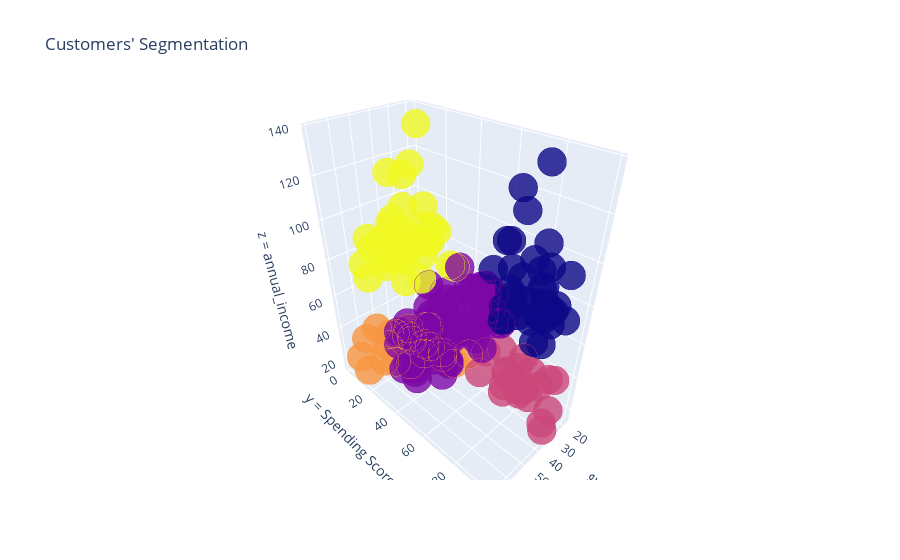

Notebook source saved alongside this figure:
### Code cell
import plotly.graph_objs as go
import plotly as py
py.offline.init_notebook_mode(connected = True)
df3['cluster_id'] =  k_means3.labels_
trace1 = go.Scatter3d(
    x = df3['age'],
    y = df3['spending_score'],
    z = df3['annual_income'],
    mode ='markers',
    marker = dict(color = df3['cluster_id'], size = 10, line = dict(color= df3['cluster_id'], width= 12), opacity = 0.8)) 
data = [trace1]
layout = go.Layout(title= 'Customers\' Segmentation', scene = dict(xaxis = dict(title  = 'x = age'), 
                                                   yaxis = dict(title  = 'y = Spending Score (1-100)'), 
                                                   zaxis = dict(title  = 'z = annual_income')))
fig = go.Figure(data=data, layout=layout)
py.offline.iplot(fig)
plt.show()

### Figure 1 — Plotly figure (JSON) as saved in the notebook; plotly's stock layout.template omitted (floating-point values rounded to 4 significant figures; data arrays with more than 128 entries replaced by an {"elided": "..."} marker saying what was removed)
{"data": [{"marker": {"color": {"elided": "200 int values"}, "line": {"color": {"elided": "200 int values"}, "width": 12}, "opacity": 0.8, "size": 10}, "mode": "markers", "type": "scatter3d", "x": {"elided": "200 int values"}, "y": {"elided": "200 int values"}, "z": {"elided": "200 int values"}}], "layout": {"scene": {"xaxis": {"title": {"text": "x = age"}}, "yaxis": {"title": {"text": "y = Spending Score (1-100)"}}, "zaxis": {"title": {"text": "z = annual_income"}}}, "title": {"text": "Customers' Segmentation"}}}
